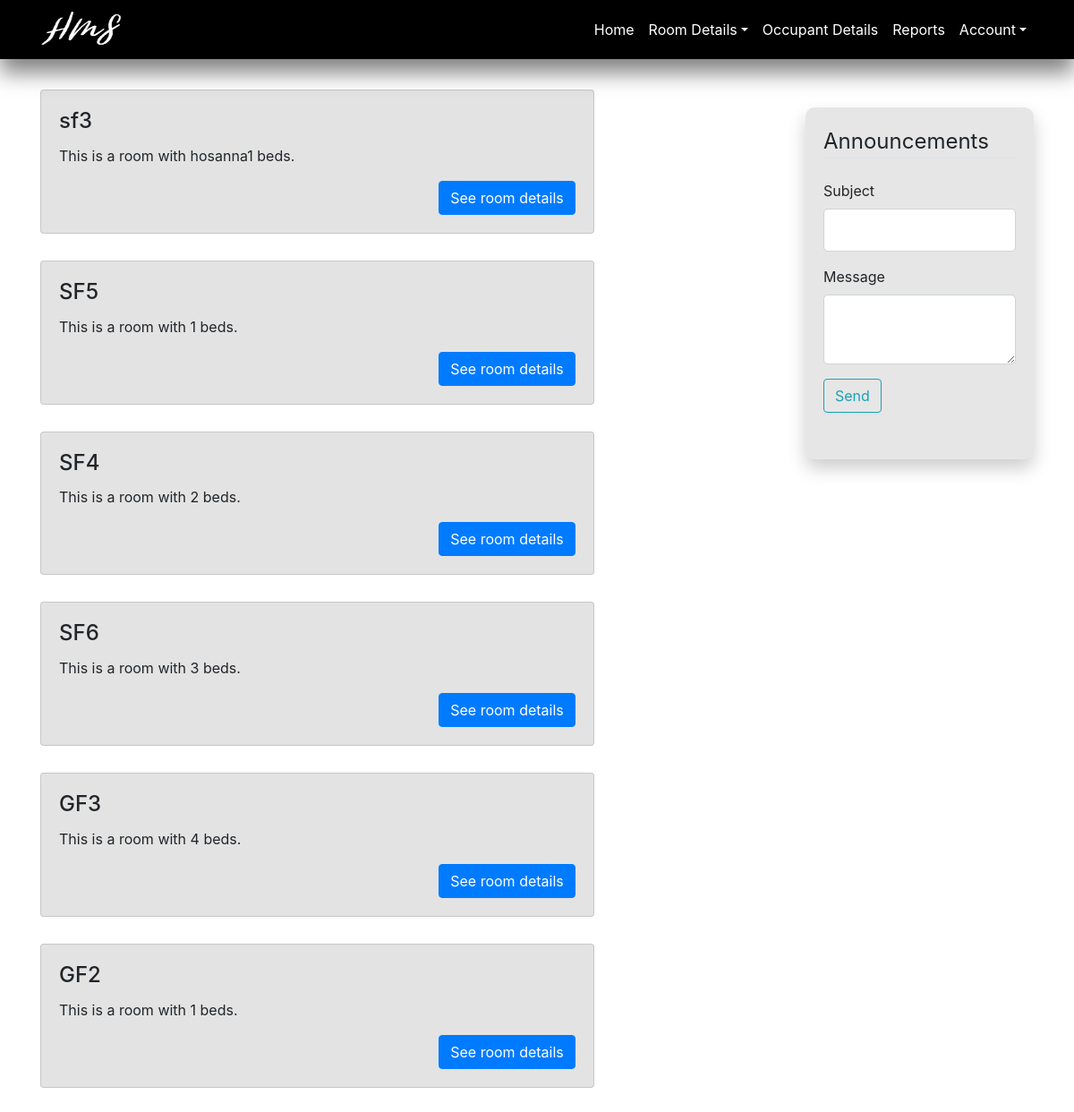
/admin/viewrooms (signed in), run on an earlier commit of the app's database.
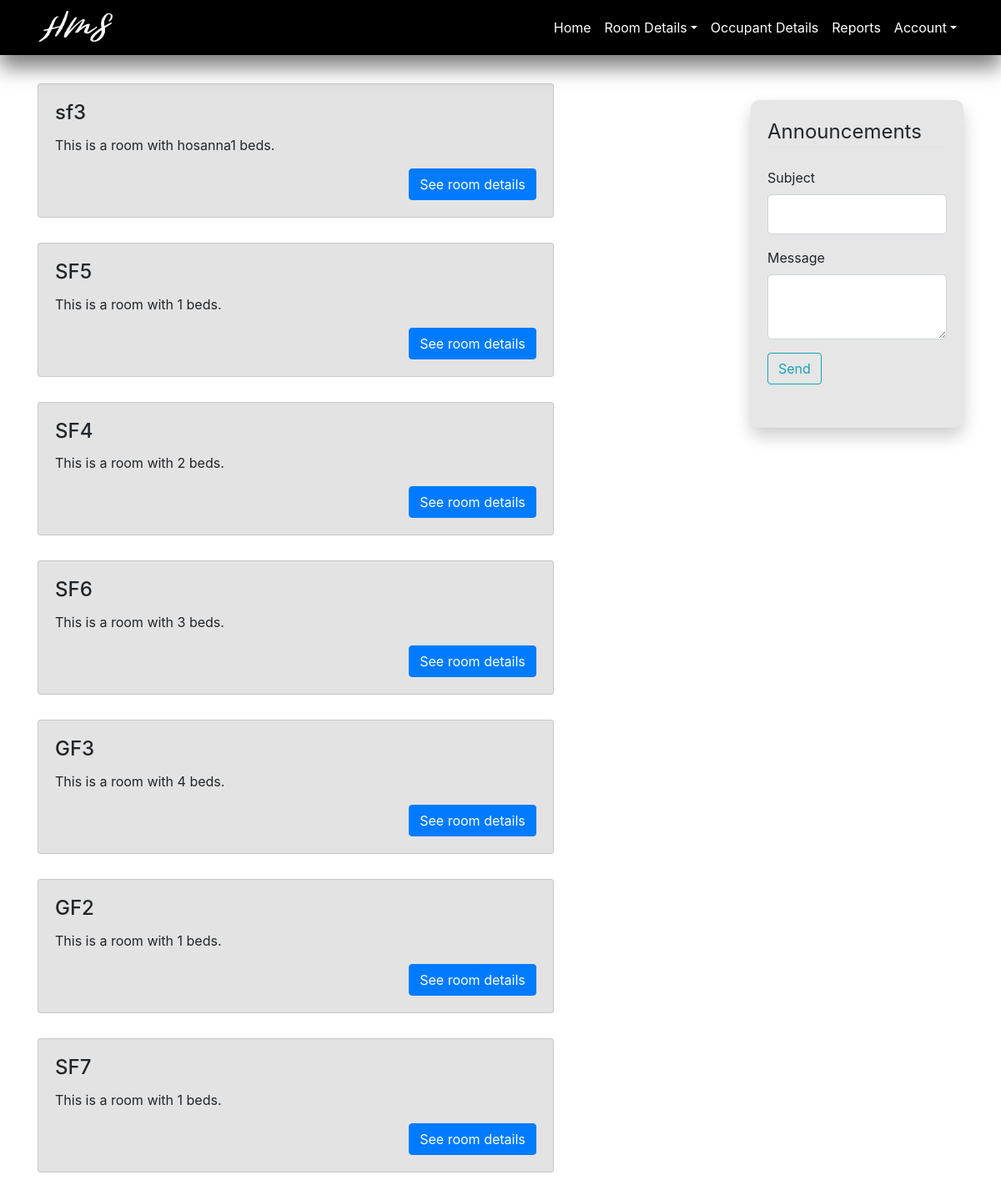
And on a later commit of the database.
### HMS/models.py (models this page shows, shortened)
class Room(db.Model):
    __tablename__ = "rooms"
    room_num = db.Column(db.String, primary_key=True)
    beds = db.Column(db.String, db.ForeignKey('beds.beds_id'))
    price = db.Column(db.Integer)
    hostel_id = db.Column(db.Integer, db.ForeignKey('hostels.hostel_id'))
    occupants = db.relationship('User', backref='room')

### HMS/routes.py (the view)
@app.route("/admin/viewrooms", methods=['GET'])
@login_required
def viewrooms():
  form2 = AnnouncementForm()
  rooms = Room.query.filter_by(hostel_id=current_user.hostel_id).all()
  return render_template('view_rooms.html', form2=form2, rooms=rooms)

### HMS/forms.py
class AnnouncementForm(FlaskForm):
    subject = StringField('Subject', validators=[DataRequired()])
    message = TextAreaField('Message', validators=[DataRequired()])
    submit = SubmitField('Send')

### HMS/models.py (called while the page is built)
@login_manager.user_loader
def load_user(user_id):
    return User.query.get(int(user_id))

### HMS/templates/view_rooms.html
{% extends "admin_layout.html" %}
{% block content %}
    <div class="container">
        {% for room in rooms %}
            <div class="row">
                <div class="card w-75" style="margin-bottom: 30px; background-color: #E3E3E3">
                  <div class="card-body">
                    <h4 class="card-title">{{ room.room_num }}</h4>
                    <p class="card-text">This is a room with {{ room.beds }} beds.</p>
                    <a style="float: right" href="{{ url_for('room_details', id = room.room_num) }}" class="btn btn-primary">See room details</a>
                  </div>
                </div>
            </div>
        {% endfor %}
    </div>
{% endblock%}

### HMS/templates/admin_layout.html (shortened to what this page needs)
<!DOCTYPE html>
<html lang="en">
<head>
    <link rel="stylesheet" href="https://stackpath.bootstrapcdn.com/bootstrap/4.1.1/css/bootstrap.min.css">
    <link rel="stylesheet" href="../static/main.css">
<body>
    <header>
        <nav class="navbar navbar-expand-lg navbar-light navbar-fixed-top" id="mainNav">
            <div class="container">
                <a href="/"> <img class="icon navbar-brand js-scroll-trigger" src="/static/img/whitelogo.png" alt="HMS icon" href="{{ url_for('home') }}"> </a>
                <div class="collapse navbar-collapse" id="navbarResponsive">
                    <ul class="navbar-nav ml-auto">
                        <li class="nav-item">
                          <a class="nav-link js-scroll-trigger text-white" href="{{ url_for('admin')}}">Home</a>
                        </li>
                        <li class="nav-item dropdown">
                            <a class="nav-link dropdown-toggle text-white" data-toggle="dropdown" href="#" role="button" aria-haspopup="true" aria-expanded="false">Room Details</a>
                        </li>
                        <li class="nav-item">
                          <a class="nav-link js-scroll-trigger text-white" href="{{ url_for('occupants_details') }}">Occupant Details</a>
                        </li>
                        <li class="nav-item">
                          <a class="nav-link js-scroll-trigger text-white" href="{{ url_for('reports') }}">Reports</a>
                        </li>
                        <li class="nav-item dropdown">
                            <a class="nav-link dropdown-toggle text-white" data-toggle="dropdown" href="#" role="button" aria-haspopup="true" aria-expanded="false">Account</a>
                        </li>
                    </ul>
                </div>
            </div>
        </nav>
    </header>
    <main role = "main" class="container">
        <div class="row">
            <div class="col-md-9" style="margin-top: 100px">
                {% block content %}{% endblock %}
            </div>
            <div class="col-md-3">
                <div style="margin-top: 120px;padding: 20px; background: #E6E6E6;border-radius: 10px;box-shadow: 0 10px 20px rgba(0,0,0,0.2);">
                    <legend class="border-bottom mb-4">Announcements</legend>
                    <fieldset class="form-group">
                        <div class="form-group">
                            {{ form2.subject.label(class="form-control-label") }}
                            {% if form2.subject.errors %}
                                {{ form2.subject(class="form-control form-control-lg is-invalid") }}
                                <div class="invalid-feedback">
                                    {% for error in form2.subject.errors %}
                                        <span>{{ error }}</span>
                                    {% endfor %}
                                </div>
                            {% else %}
                                {{ form2.subject(class="form-control form-control-lg") }}
                            {% endif %}
                        </div>
                        <div class="form-group">
                            {{ form2.message.label(class="form-control-label") }}
                                {% if form2.message.errors %}
                                    {{ form2.message(class="form-control form-control-lg is-invalid") }}
                                    <div class="invalid-feedback">
                                        {% for error in form2.message.errors %}
                                            <span>{{ error }}</span>
                                        {% endfor %}
                                    </div>
                                {% else %}
                                    {{ form2.message(class="form-control form-control-lg") }}
                                {% endif %}
                        </div>
                        <div class="form-group">
                            {{ form2.submit(class="btn btn-outline-info") }}
                        </div>
                    </fieldset>
                </div>
            </div>
        </div>
    </main>
</body>
</html>

### HMS/static/main.css (style rules this page uses)
.icon { width:91px; height:50px; }
.navbar { background-color: rgba(0,0,0,1); position: fixed; z-index: 9; width: 100%; box-shadow: 0 15px 25px rgba(0,0,0,0.5); }

What changed in the data, as far as the page shows it:
added Room: room_num "SF7", beds "1"
